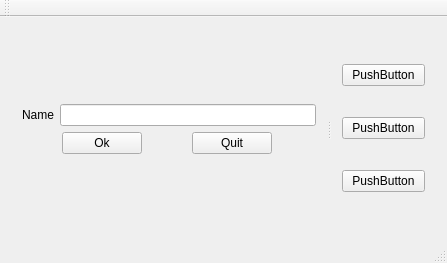
<?xml version="1.0" encoding="UTF-8"?>
<ui version="4.0">
 <class>MainWindow</class>
 <widget class="QMainWindow" name="MainWindow">
  <property name="geometry">
   <rect>
    <x>0</x>
    <y>0</y>
    <width>447</width>
    <height>263</height>
   </rect>
  </property>
  <property name="windowTitle">
   <string>MainWindow</string>
  </property>
  <widget class="QWidget" name="centralWidget">
   <layout class="QVBoxLayout" name="verticalLayout_4">
    <item>
     <widget class="QSplitter" name="splitter">
      <property name="orientation">
       <enum>Qt::Horizontal</enum>
      </property>
      <widget class="QWidget" name="">
       <layout class="QVBoxLayout" name="verticalLayout">
        <item>
         <layout class="QVBoxLayout" name="verticalLayout_3">
          <item>
           <layout class="QHBoxLayout" name="horizontalLayout_3">
            <item>
             <widget class="QLabel" name="label_2">
              <property name="text">
               <string>Name</string>
              </property>
              <property name="buddy">
               <cstring>lineEdit_2</cstring>
              </property>
             </widget>
            </item>
            <item>
             <widget class="QLineEdit" name="lineEdit_2"/>
            </item>
           </layout>
          </item>
          <item>
           <layout class="QHBoxLayout" name="horizontalLayout_4">
            <item>
             <spacer name="horizontalSpacer_4">
              <property name="orientation">
               <enum>Qt::Horizontal</enum>
              </property>
              <property name="sizeType">
               <enum>QSizePolicy::Preferred</enum>
              </property>
              <property name="sizeHint" stdset="0">
               <size>
                <width>40</width>
                <height>20</height>
               </size>
              </property>
             </spacer>
            </item>
            <item>
             <widget class="QPushButton" name="pushButton_6">
              <property name="text">
               <string>Ok</string>
              </property>
             </widget>
            </item>
            <item>
             <spacer name="horizontalSpacer_5">
              <property name="orientation">
               <enum>Qt::Horizontal</enum>
              </property>
              <property name="sizeHint" stdset="0">
               <size>
                <width>40</width>
                <height>20</height>
               </size>
              </property>
             </spacer>
            </item>
            <item>
             <widget class="QPushButton" name="pushButton_7">
              <property name="text">
               <string>Quit</string>
              </property>
             </widget>
            </item>
            <item>
             <spacer name="horizontalSpacer_6">
              <property name="orientation">
               <enum>Qt::Horizontal</enum>
              </property>
              <property name="sizeHint" stdset="0">
               <size>
                <width>40</width>
                <height>20</height>
               </size>
              </property>
             </spacer>
            </item>
           </layout>
          </item>
         </layout>
        </item>
       </layout>
      </widget>
      <widget class="QWidget" name="">
       <layout class="QVBoxLayout" name="verticalLayout_2">
        <item>
         <widget class="QPushButton" name="pushButton_3">
          <property name="text">
           <string>PushButton</string>
          </property>
         </widget>
        </item>
        <item>
         <widget class="QPushButton" name="pushButton_4">
          <property name="text">
           <string>PushButton</string>
          </property>
         </widget>
        </item>
        <item>
         <widget class="QPushButton" name="pushButton_5">
          <property name="text">
           <string>PushButton</string>
          </property>
         </widget>
        </item>
       </layout>
      </widget>
     </widget>
    </item>
   </layout>
  </widget>
  <widget class="QMenuBar" name="menuBar">
   <property name="geometry">
    <rect>
     <x>0</x>
     <y>0</y>
     <width>447</width>
     <height>22</height>
    </rect>
   </property>
  </widget>
  <widget class="QToolBar" name="mainToolBar">
   <attribute name="toolBarArea">
    <enum>TopToolBarArea</enum>
   </attribute>
   <attribute name="toolBarBreak">
    <bool>false</bool>
   </attribute>
  </widget>
  <widget class="QStatusBar" name="statusBar"/>
 </widget>
 <layoutdefault spacing="6" margin="11"/>
 <resources/>
 <connections/>
</ui>
